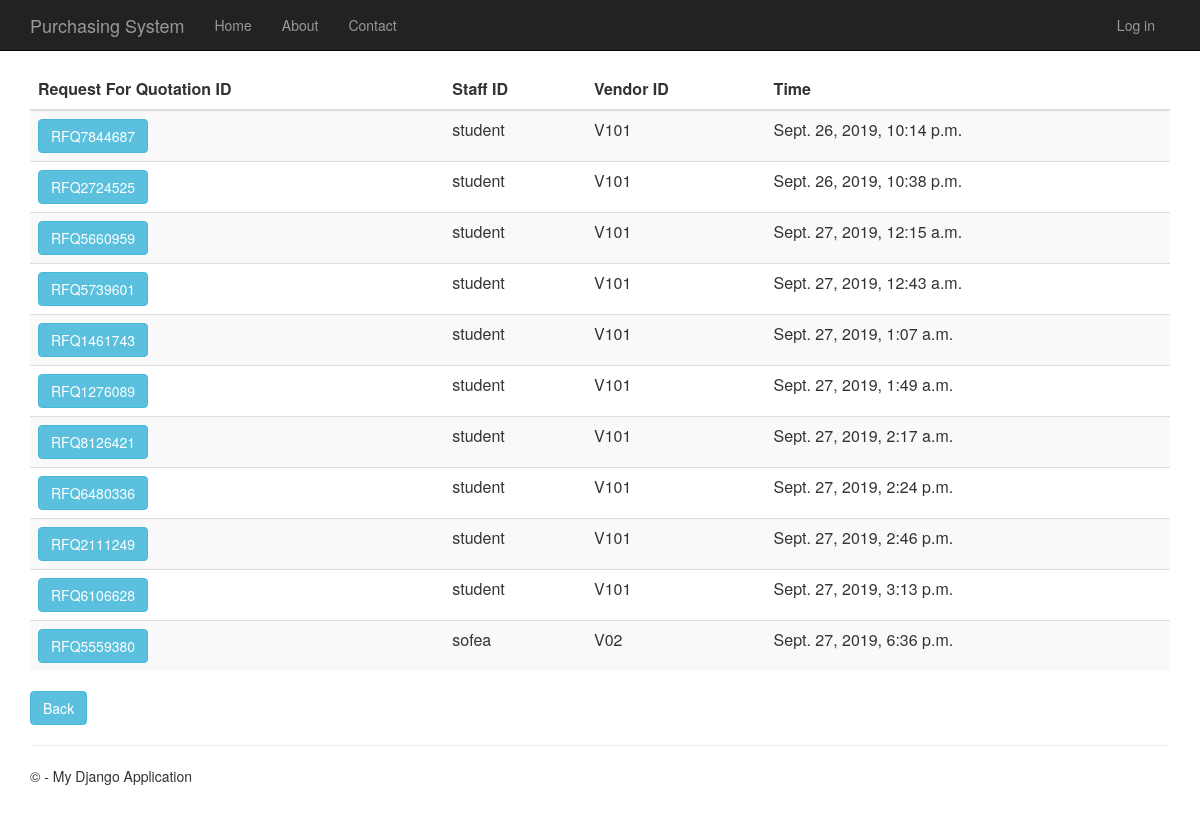
The page /requestforquotationhistory on the database as committed earlier.
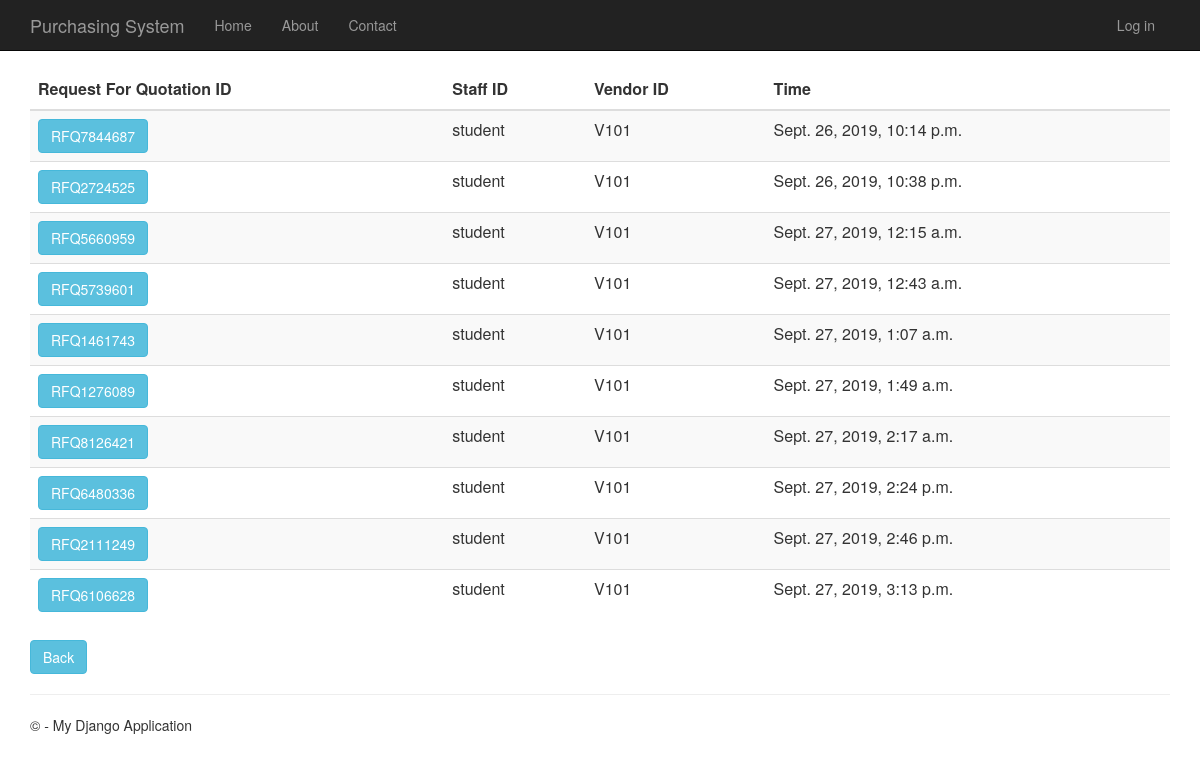
The same page on the database as committed later.
### RequestForQuotation/models.py (models this page shows, shortened)
class RequestForQuotation(models.Model):
    request_for_quotation_id = models.CharField(primary_key=True, max_length=10)
    time_created = models.DateTimeField()
    description = models.TextField(null=True,default=None, blank=True)
    total_price = models.DecimalField(max_digits=10, decimal_places=2, default=Decimal('0.00'))
    person_id = models.ForeignKey(Person, on_delete = models.CASCADE)
    vendor_id = models.ForeignKey(Vendor, on_delete = models.CASCADE)
    purchase_requisition_id = models.ForeignKey(PurchaseRequisition, on_delete = models.CASCADE)

### app/models.py (models this page shows, shortened)
class Person(models.Model):
    user_id = models.OneToOneField(User)
    person_id = models.CharField(primary_key=True, max_length=10)
    person_name = models.TextField()
    person_address = models.TextField()
    person_phone_number = models.TextField()
    person_role = models.TextField(default = 'MANAGER')

class Vendor(models.Model):
    vendor_id = models.CharField(primary_key=True, max_length=10)
    vendor_name = models.TextField()
    vendor_phone_number = models.TextField()
    vendor_address = models.TextField()
    vendor_email = models.TextField()
    def __str__(self):
        return str(self.vendor_id)

### RequestForQuotation/views.py (the view)
# urls.py: url(r'^requestforquotationhistory', RequestForQuotation.views.requestforquotationhistory, name="request_of_quotation_history"),
def requestforquotationhistory(request):
    request_for_quotations = RequestForQuotation.objects.all()
    context = {
            'title':'Request For Quotation History',
            'rows':request_for_quotations
        }
    return render(request,'RequestForQuotation/requestforquotationhistory.html',context)

### RequestForQuotation/templates/RequestForQuotation/requestforquotationhistory.html
﻿{% extends "app/layout.html" %}
{% block content %}
<div class="purchaseorderhistory margintop">
    <form action="requestforquotationhistorydetails" method="GET">
        <table class="table table-striped margintop">
          <thead>
            <tr>
              <th scope="col">Request For Quotation ID</th>
              <th scope="col">Staff ID</th>
              <th scope="col">Vendor ID</th>
              <th scope="col">Time</th>
            </tr>
          </thead>
          <tbody>
              {% for r in rows %}
            <tr>
                 <td><button type="submit" name="roq_id" value="{{r.request_for_quotation_id}}" class="btn btn-info" >{{r.request_for_quotation_id}}</button></td>
                 <td>{{r.person_id.person_id}}</td>
                 <td>{{r.vendor_id}}</td>
                 <td>{{r.time_created}}</td>
            </tr>
              {% endfor %}
          </tbody>
        </table>
    </form>
       <form action="menu">
        <div class="margintop">
            <button type="submit" class="btn btn-info" >Back</button>
        </div>
    </form>
</div>
{% endblock %}

Rows that differ between the two databases and show on the page:
removed RequestForQuotation: request_for_quotation_id "RFQ5559380", person_id.person_id "sofea", vendor_id "V02", time_created "Sept. 27, 2019, 6:36 p.m."
